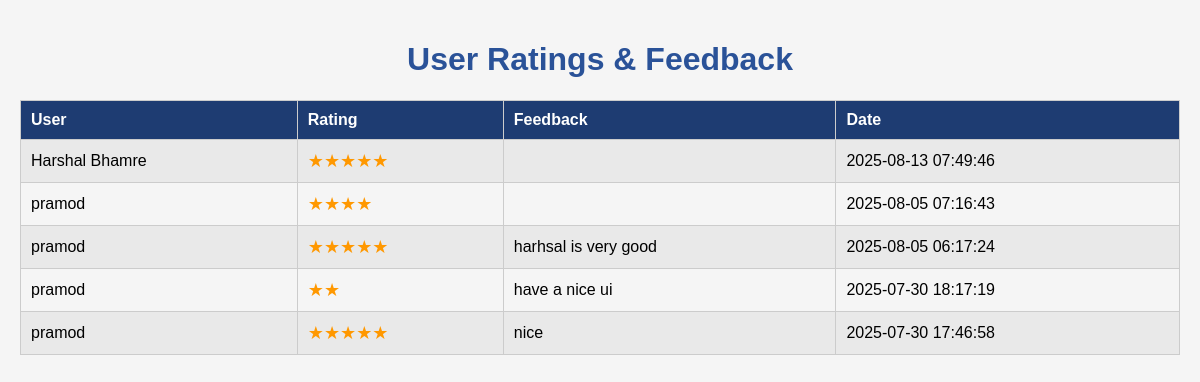
The page /admin/manage_ratings.php (signed in) on the database its author committed.
### tables this page shows
CREATE TABLE `ratings` (
  `id` int(11) NOT NULL,
  `user_id` int(11) NOT NULL,
  `stars` int(11) NOT NULL,
  `feedback` text DEFAULT NULL,
  `created_at` timestamp NOT NULL DEFAULT current_timestamp()
);

CREATE TABLE `users` (
  `id` int(11) NOT NULL,
  `name` varchar(100) NOT NULL,
  `email` varchar(100) NOT NULL,
  `phone` varchar(15) NOT NULL,
  `password` varchar(255) NOT NULL,
  `created_at` timestamp NOT NULL DEFAULT current_timestamp()
);

### admin/manage_ratings.php (the view, shortened to what this page needs)
<?php
include 'config.php';
$sql = "SELECT r.id, r.stars, r.feedback, r.created_at, u.name AS username
        FROM ratings r
        JOIN users u ON r.user_id = u.id
        ORDER BY r.created_at DESC";
$result = $conn->query($sql);
?>
<!DOCTYPE html>
<html lang="en">
<head>
</head>
<body>
<h1>User Ratings & Feedback</h1>
<table>
    <tr>
        <th>User</th>
        <th>Rating</th>
        <th>Feedback</th>
        <th>Date</th>
    </tr>
    <?php if ($result->num_rows > 0): ?>
        <?php while ($row = $result->fetch_assoc()): ?>
            <tr>
                <td><?php echo htmlspecialchars($row['username']); ?></td>
                <td class="stars"><?php echo str_repeat("★", $row['stars']); ?></td>
                <td><?php echo htmlspecialchars($row['feedback']); ?></td>
                <td><?php echo $row['created_at']; ?></td>
            </tr>
        <?php endwhile; ?>
    <?php else: ?>
        <tr>
            <td colspan="4" style="text-align:center;">No ratings available yet.</td>
        </tr>
    <?php endif; ?>
</table>
</body>
</html>

### admin/manage_ratings.php (style rules this page uses)
body { font-family: Arial, sans-serif; background: #f5f5f5; margin: 0; padding: 20px; }
h1 { text-align: center; color: #2a5298; }
table { width: 100%; border-collapse: collapse; margin-top: 20px; }
th, td { padding: 10px; border: 1px solid #ccc; text-align: left; }
th { background: #1e3c72; color: #fff; }
tr:nth-child(even) { background: #e9e9e9; }
.stars { color: #ff9800; font-size: 18px; }

### rows shown on the page
ratings: user.name "Harshal Bhamre", stars "★★★★★", created_at "2025-08-13 07:49:46"
ratings: user.name "pramod", stars "★★★★", created_at "2025-08-05 07:16:43"
ratings: user.name "pramod", stars "★★★★★", feedback "harhsal is very good", created_at "2025-08-05 06:17:24"
ratings: user.name "pramod", stars "★★", feedback "have a nice ui", created_at "2025-07-30 18:17:19"
ratings: user.name "pramod", stars "★★★★★", feedback "nice", created_at "2025-07-30 17:46:58"
